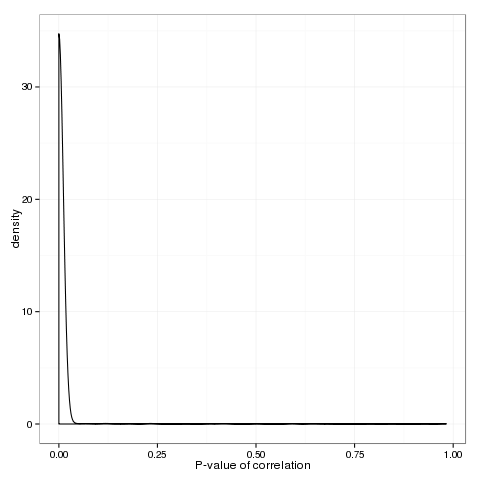

This figure's R source:
#!/usr/bin/env Rscript

# When us and ROSMAP identified the same genes, check the correlation of the
# SNPs.

library(data.table)
library(qvalue)
library(ggplot2)

#keeps <- c("PROBE", "SNP", "PERMUTATIONP")
#theirs <- fread("../data/ROSMAP_brain_rnaseq_best_eQTL.txt", select=keeps)
#setnames(theirs, "PROBE", "feature")
#setnames(theirs, "SNP", "snp")
#setnames(theirs, "PERMUTATIONP", "adj.p.value")
#
#theirs[,feature := as.integer(gsub("ENSG|[.].*", "", feature))]
#theirs[,q.value := qvalue(adj.p.value)$qvalue]
#theirs[,adj.p.value := NULL]
#theirs <- theirs[q.value < 0.05,]
#setkey(theirs, feature)
#
#keeps <- c("feature", "snp", "q.value.PC10")
#classes <- list(character="snp")
#ours <- fread("../primary/eQTL/best.tsv", select=keeps, colClasses=classes)
#setnames(ours, "q.value.PC10", "q.value")
#
#ours <- ours[!duplicated(feature) & q.value < 0.05,]
#ours[,snp := paste0("rs", snp)]
#setkey(ours, feature)
#
#qtl.data <- merge(ours, theirs, suffixes=c(".ours", ".theirs"))
#
#snps.needed <- qtl.data[,unique(c(snp.ours, snp.theirs))]
#manifest <- fread("../data/genotype_manifest.tsv")
##setnames(manifest, paste0("V", 1:3), c("file", "snp", "column"))
#manifest[,file := file.path("../data", file)]
#setkey(manifest, snp)
#manifest <- manifest[snp %in% snps.needed,]
#setkey(manifest, file, column)
#
#qtl.data <- qtl.data[snp.ours %in% manifest[,snp] & snp.theirs %in% manifest[,snp],]
#
#cat("Reading genotype data\n")
#pb <- txtProgressBar(min=0, max=manifest[,length(unique(file))], style=3)
#gdata <- Reduce(cbind, by(manifest, manifest[,file], function (x) {
#    data <- fread(x[1, file], select=x[,1+column])
#    setTxtProgressBar(pb, getTxtProgressBar(pb)+1)
#    setnames(data, paste0("V", x[,1+column]),  x[,snp])
#}))
#close(pb)
#
#get.cor.p <- function (snp.ours, snp.theirs) {
#    if (snp.ours == snp.theirs) {
#        0
#    } else {
#        cor.test(rank(gdata[[snp.ours]]), rank(gdata[[snp.theirs]]))$p.value
#    }
#}
#
#qtl.data[,cor.p := get.cor.p(snp.ours, snp.theirs), feature]
#write.table(qtl.data, "snps.tsv", row.names=FALSE, col.names=TRUE, quote=FALSE, sep="\t")
#quit()

qtl.data <- fread("snps.tsv")
qtl.data

p <- ggplot(qtl.data, aes(x=cor.p)) + geom_density() + theme_bw() + labs(x="P-value of correlation")

pdf("snps.pdf")
print(p)
dev.off()
png("snps.png")
print(p)
dev.off()
